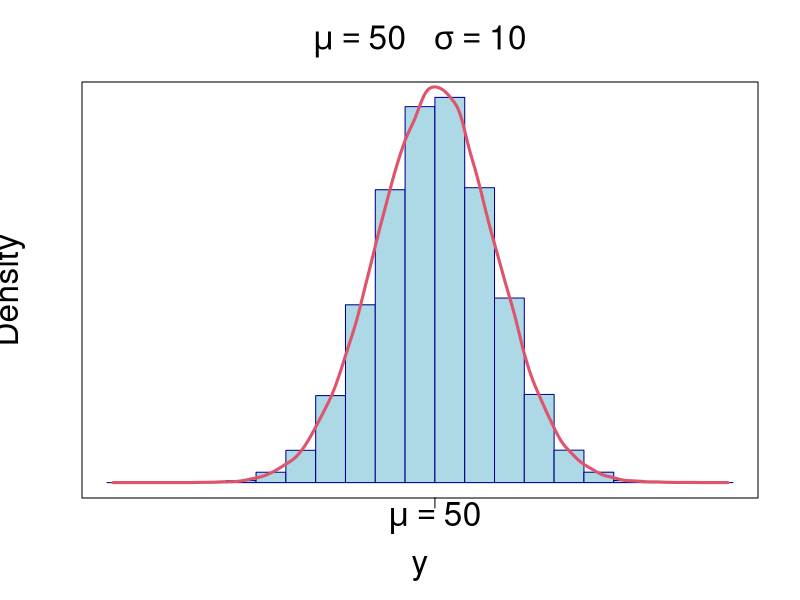
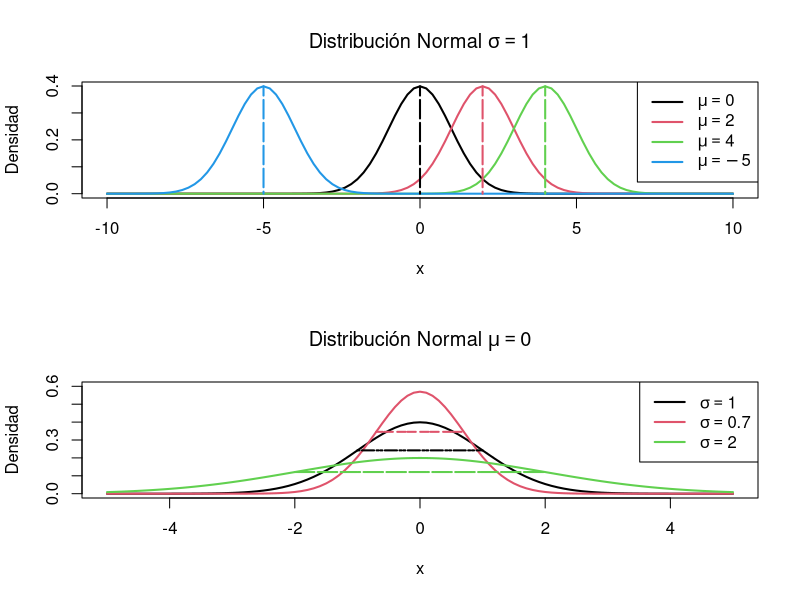
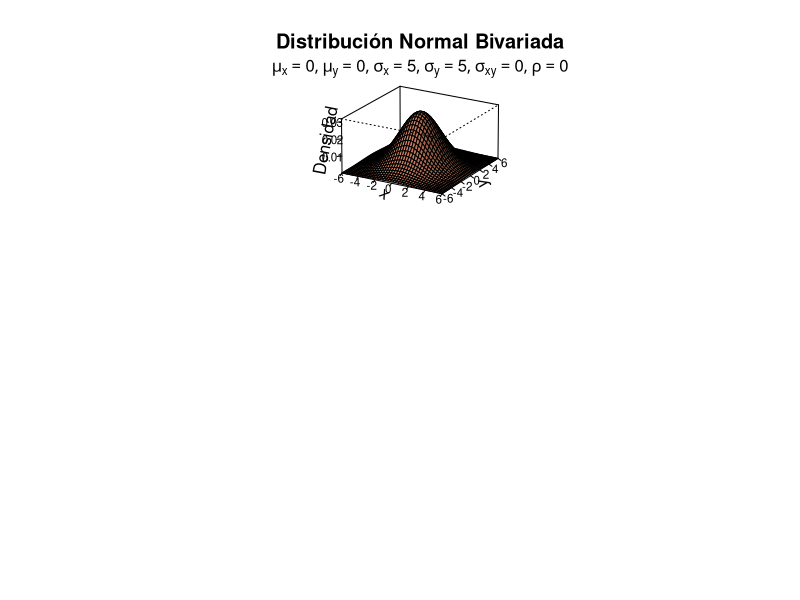

Generate these figures, in order, with R:
## ---- chunk 1
par(mfrow=c(1,1))

y=rnorm(n=100000, mean = 50, sd=10)
hist(y,freq = FALSE,col="light blue",border = "dark blue", axes = FALSE,cex.main=2,cex.lab=2,
     main=expression(paste(mu==50,"   ",sigma==10)))
lines(density(y),col=2,lwd=3)
axis(1,at=50,labels=c(expression(mu==50)),cex.axis=2)
box()

## ---- chunk 2

par(mfrow=c(2,1))
mu<-c(0,2,4,-5);
curve(dnorm(x),xlim=c(-10,10),main=expression('Distribución Normal '*sigma==1),lwd=2,
     ylab='Densidad')
curve(dnorm(x,2,1),col=2,lwd=2,add=T)
curve(dnorm(x,4,1),col=3,lwd=2,add=T)
curve(dnorm(x,-5,1),col=4,lwd=2,add=T)
for(i in 1:4){polygon(c(mu[i],mu[i]),c(0,dnorm(mu[i],mu[i],1)),border=i,lty=4,lwd=2)}
legend('toprigh',lty=1,col=1:4,lwd=2,legend=c(expression(mu==0),expression(mu==2),
                                              expression(mu==4),expression(mu==-5)))

sig<-c(1,0.7,2);sig<-cbind(-sig,sig)
curve(dnorm(x),lwd=2,ylim=c(0,0.6),xlim = c(-5,5),ylab='Densidad',
     main=expression('Distribución Normal '*mu==0))
curve(dnorm(x,0,sig[2,2]),col=2,lwd=2,add=T)
curve(dnorm(x,0,sig[3,2]),col=3,lwd=2,add=T)
for(i in 1:3){polygon(sig[i,],dnorm(sig[i,],0,sig[i,2]),border = i,lty=4,lwd=2)}
legend('toprigh',lty=1,col=1:3,lwd=2,legend=c(expression(sigma==1),expression(sigma==0.7),
                                              expression(sigma==2)))
## ---- chunk 3
x<-seq(-6,6,length=40);y<-x

# Función Normal Bivariada
f<-function(x,y,mu=c(0,0),s=c(1,0,1))
{
  mu1<-mu[1];mu2<-mu[2]
  s11<-s[1];s12<-s[2];s22<-s[3];rho<-s12/(s11*s22)
  term1<-1/(2*pi*sqrt(s11*s22*(1-rho^2)))
  term2<--1/(2*(1-rho^2))
  term3<-(x-mu1)^2/s11
  term4<-(y-mu2)^2/s22
  term5<--2*rho*((x-mu1)*(y-mu2))/(sqrt(s11)*sqrt(s22))
  term1*exp(term2*(term3+term4-term5))
} 

z<-outer(x,y,f,s=c(5,0,5)) # matriz de densidades

persp(x, y, z,col="lightsalmon",theta=30, phi=20,r=50,d=0.1,expand=0.5,ltheta=90,
      main="Distribución Normal Bivariada",lphi=180,shade=0.3,ticktype="detailed",
      nticks=5,cex.axis=0.7,zlab = 'Densidad')
mtext(expression(list(mu[x]==0,mu[y]==0,sigma[x]==5,sigma[y]==5,
                      sigma[xy]==0,rho==0)), side=3)
